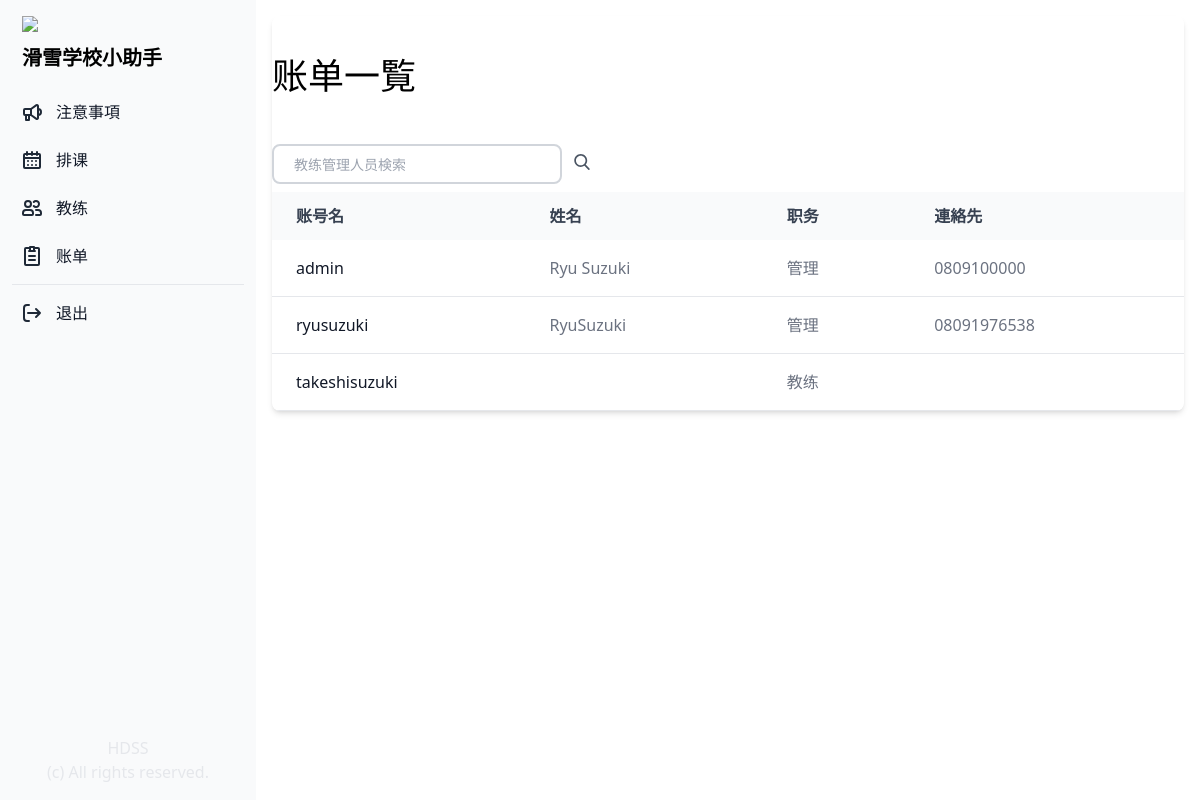
Page /commission/ (signed in) on the earlier database version.
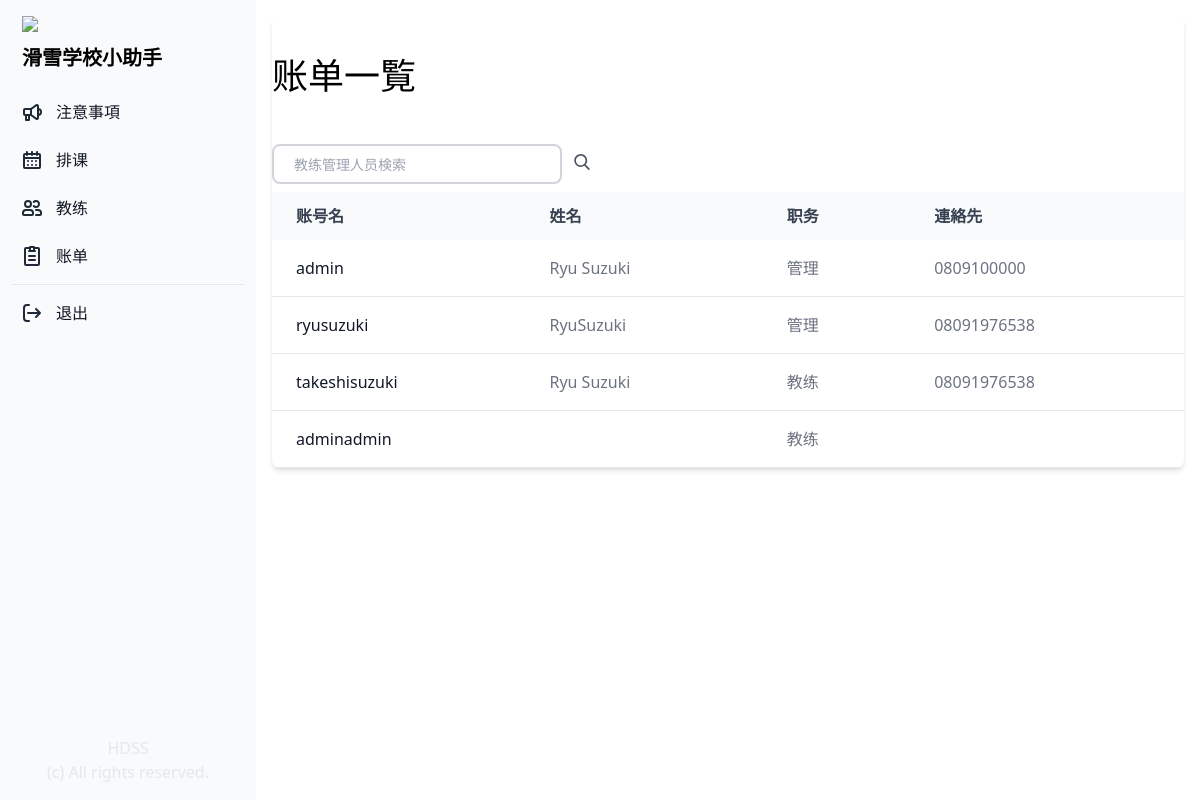
Same page on the later database version.
### manager/models.py (models this page shows, shortened)
class Profile(models.Model):
    COLORS = (
        ('#808080', '灰色'),
        ('#ff6961', '赤色'),
        ('#ffb480', '橙色'),
        ('#f8f38d', '黄色'),
        ('#42d6a4', '緑色'),
        ('#08cad1', '水色'),
        ('#59adf6', '青色'),
        ('#9d94ff', '紫色'),
        ('#c780e8', '桃色'),
    )
    TYPE = (
        ('管理', '管理'),
        ('教练', '教练'),
        ('其他', '其他'),
    )
    SKI = (
        ('双板无极', '双板无极'),
        ('双板1级', '双板1级'),
        ('双板2级', '双板2级'),
        ('双板3级', '双板3级'),
        ('双板4级', '双板4级'),
    )
    SNOWBOARD = (
        ('单板无极', '单板无极'),
        ('单板1级', '单板1级'),
        ('单板2级', '单板2级'),
        ('单板3级', '单板3级'),
        ('单板4级', '单板4级'),
    )
    SKI_SYSTEM = (
        ('加拿大', '加拿大'),
        ('新西兰', '新西兰'),
        ('澳洲', '澳洲'),
        ('日本', '日本'),
        ('其他', '其他'),
        ('无', '无'),
    )
    SNOWBOARD_SYSTEM = (
        ('加拿大', '加拿大'),
        ('新西兰', '新西兰'),
        ('澳洲', '澳洲'),
        ('日本', '日本'),
        ('其他', '其他'),
        ('无', '无'),
    )
    user = models.OneToOneField(User, on_delete=models.CASCADE)
    birthday = models.DateField("生年月日", blank=True, null=True)
    color = models.CharField("教练色", max_length=30, choices=COLORS)
    contract_type = models.CharField("职务", max_length=50, choices=TYPE, default='教练')
    fullname = models.CharField("姓名", max_length=20, blank=True)
    phone = models.CharField("電話", max_length=20, blank=True)
    email = models.CharField("邮箱", max_length=50, blank=True)
    wechat = models.CharField("微信", max_length=20, blank=True)
    whatsapp = models.CharField("Whatsapp", max_length=20, blank=True)
    line = models.CharField("LINE", max_length=20, blank=True)
    ski_system = models.CharField("双板体系", max_length=50, choices=SKI_SYSTEM, default='加拿大')
    snowboard_system = models.CharField("单板体系", max_length=50, choices=SNOWBOARD_SYSTEM, default='加拿大')
    ski = models.CharField("级别", max_length=50, choices=SKI, default='双板1级')
    snowboard = models.CharField("级别", max_length=50, choices=SNOWBOARD, default='单板1级')
    accommodation = models.CharField("宿舍", max_length=20, blank=True)
    commission = models.DecimalField("提成", max_digits=10, decimal_places=2, default=0.00)
    note = models.CharField("備考", max_length=500, blank=True)
    is_active = models.BooleanField("現役中", default=True)
    date_created = models.DateTimeField("作成日", auto_now_add=True)
    updated_at = models.DateTimeField("更新日", auto_now=True)

### manager/views.py (the view)
# urls.py: path('commission/', views.commission, name="commission"),
@login_required(login_url='/login_user/')
def commission(request):
    if request.user.is_authenticated:
        profiles = Profile.objects.all()
        lessons = Lesson.objects.all()
        return render(request, "commission.html", {"profiles": profiles, "lessons": lessons})
    else:
        messages.success(request, "请先登录。")
        return redirect("login_user")

### manager/templates/commission.html (shortened to what this page needs)
{% extends "base.html" %}
{% block content %}
<div class="p-4 sm:ml-64">
    <div class="relative overflow-x-auto shadow-md sm:rounded-lg">
        <div class="px-auto">
            <h1 class="text-4xl py-10">账单一覧
            </h1>
            <form class="py-2 relative mx-auto text-gray-600" method="post">
                <input class="border-2 border-gray-300 bg-white h-10 px-5 pr-16 rounded-lg text-sm focus:outline-none"
                    type="search" name="keyword" placeholder="教练管理人员検索">
                <button type="submit" class="m-auto px-2">
                </button>
            </form>
        </div>
        <table class="w-full text-normal text-left rtl:text-right text-gray-500 dark:text-gray-400">
            <thead
                class="text-normal text-gray-700 uppercase bg-gray-50 whitespace-nowrap dark:bg-gray-700 dark:text-gray-400">
                <tr>
                    <th scope="col" class="px-6 py-3">
                        账号名
                    </th>
                    <th scope="col" class="px-6 py-3">
                        姓名
                    </th>
                    <th scope="col" class="px-6 py-3">
                        职务
                    </th>
                    <th scope="col" class="px-6 py-3">
                        連絡先
                    </th>
                </tr>
            </thead>
            <tbody>
                {% for profile in profiles %}
                {% if profile.is_active == True %}
                <tr class="border-b">
                    <th scope="row" class="pl-6 pr-3 py-4 font-medium whitespace-nowrap text-gray-900">
                        {{ profile.user }}
                    </th>
                    <td class="px-6 py-4 whitespace-nowrap">
                        {{ profile.fullname }}
                    </td>
                    <td class="px-6 py-4 whitespace-nowrap">
                        {{ profile.contract_type }}
                    </td>
                    <td class="px-6 py-4 whitespace-nowrap">
                        {{ profile.phone }}
                    </td>
                </tr>
                {% endif %}
                {% endfor %}
            </tbody>
        </table>
    </div>
</div>
{% endblock %}

Differences in the rows shown:
changed Profile "takeshisuzuki": fullname (not shown) → "Ryu Suzuki"; phone (not shown) → "08091976538"
added Profile: user "adminadmin", contract_type "教练"
